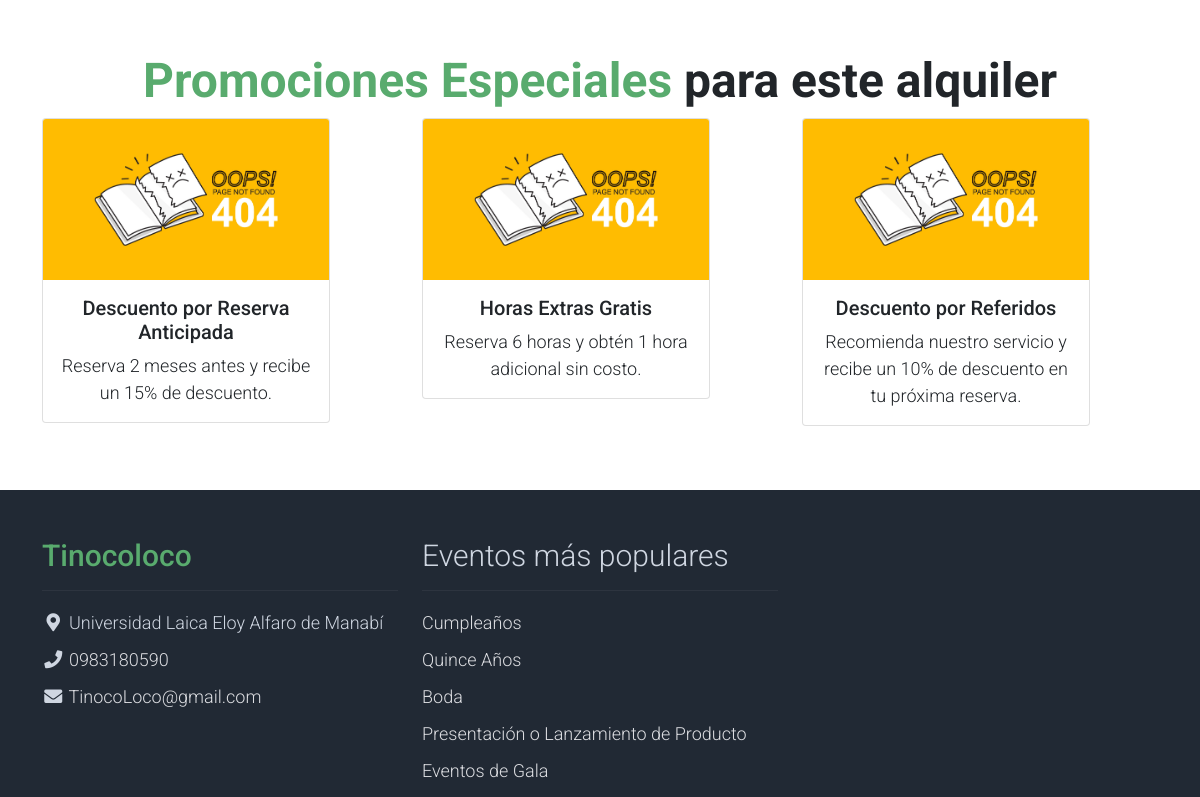
Page /alquileres/11/ (middle part) on the earlier database version.
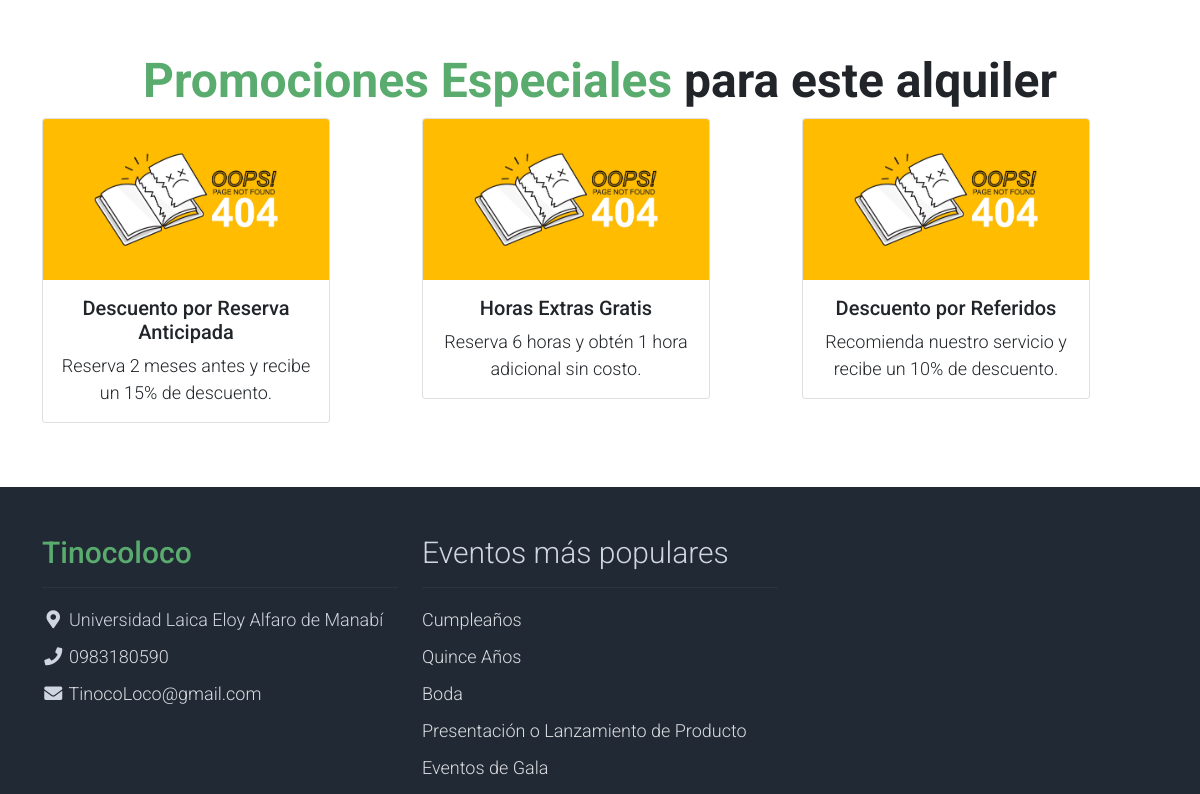
Same page on the later database version.
### alquileres/models/promocion.py (models this page shows, shortened)
class Promocion(models.Model):
    class Meta:
        verbose_name = "Promoción"
        verbose_name_plural = "Promociones"
    ESTADO_ALQUILER_CHOICES = [
        ("activo", "Activo"),
        ("caducado", "Caducado"),
    ]
    nombre_promocion = models.CharField(
        max_length=100, verbose_name="Nombre de la Promoción"
    )
    imagen = CloudinaryField("Imagen de la Promoción", null=True, blank=True)
    descripcion_promocion = models.CharField(
        max_length=100, verbose_name="Descripción de la Promoción"
    )
    valor_referencial_promo = models.FloatField(
        verbose_name="Valor Referencial de la Promoción"
    )
    tipo_promocion = models.CharField(max_length=100, verbose_name="Tipo de Promoción")
    porcentaje_promocion = models.IntegerField(verbose_name="Porcentaje de Promoción")
    fecha_vigencia = models.DateField(verbose_name="Fecha de Vigencia")
    fecha_caducidad = models.DateField(verbose_name="Fecha de Caducidad")
    estado_promocion = models.CharField(
        max_length=100,
        choices=ESTADO_ALQUILER_CHOICES,
        default="proximo",
        verbose_name="Estado de la Promoción",
    )

### negocio/models.py (models this page shows, shortened)
class ConfiguracionNegocio(models.Model):
    class Meta:
        verbose_name = "Configuración del Negocio"
        verbose_name_plural = "Configuraciones del Negocio"
    nombre = models.CharField(max_length=100, verbose_name="Nombre")
    logo = CloudinaryField("Logo", blank=True, null=True)
    direccion = models.CharField(max_length=200, verbose_name="Dirección")
    correo = models.EmailField(verbose_name="Correo Electrónico")
    telefono = models.CharField(max_length=15, verbose_name="Teléfono")
    pagina_web = models.URLField(blank=True, null=True, verbose_name="Página Web")
    red_social_facebook = models.URLField(
        blank=True, null=True, verbose_name="Red Social Facebook"
    )
    red_social_x = models.URLField(blank=True, null=True, verbose_name="Red Social X")
    red_social_instagram = models.URLField(
        blank=True, null=True, verbose_name="Red Social Instagram"
    )
    nombre_banco = models.CharField(max_length=50, verbose_name="Nombre del Banco")
    tipo_cuenta = models.CharField(max_length=20, verbose_name="Tipo de Cuenta")
    numero_cuenta = models.CharField(max_length=20, verbose_name="Número de Cuenta")
    objects = ConfiguracionNegocioManager()

### eventos/models/evento.py (models this page shows)
class Evento(models.Model):
    class Meta:
        verbose_name = 'Evento'
        verbose_name_plural = 'Eventos'
    nombre = models.CharField(max_length=100, default='Nombre del evento', verbose_name='Nombre')
    descripcion = models.CharField(max_length=500, default='Descripción del evento', verbose_name='Descripción')
    valor_referencial = models.FloatField(default=0.0, verbose_name='Valor Referencial')
    numero_horas_permitidas = models.IntegerField(default=0, verbose_name='Número de Horas Permitidas')
    valor_extra_hora = models.FloatField(default=0.0, verbose_name='Valor Extra por Hora')
    tipo_evento = models.ForeignKey(TipoEvento, on_delete=models.CASCADE, verbose_name='Tipo de Evento')
    def __str__(self) -> str:
        return f"{self.nombre}"

### alquileres/views.py (the view)
# urls.py: path("<int:id>/", views.alquiler_detalle, name="alquiler_detalle"),
def alquiler_detalle(request, id):
    alquiler = Alquiler.objects.filter(id=id).first()
    if not alquiler:
        messages.warning(request, "Alquiler no encontrado")
        return redirect("alquileres:alquileres")
    if request.method == "GET":
        fotos = alquiler.fotos.all()
        if not fotos:
            fotos = alquiler.evento.fotos.all()
        formulario = ConfirmarAlquilerFormulario(alquiler=alquiler)
        servicios_seleccionados = alquiler.servicios_reserva.select_related(
            "servicio"
        ).all()  # Optimized query
        foto_servicios = [
            (
                servicio.servicio.fotos.first().foto.url
                if servicio.servicio.fotos.exists()
                else None
            )
            for servicio in servicios_seleccionados
        ]
        evento = alquiler.evento
        servicios_with_fotos = zip(servicios_seleccionados, foto_servicios)
        promociones = alquiler.promociones.all()
        return render(
            request,
            "alquileres/detalle_alquiler.html",
            {
                "alquiler": alquiler,
                "fotos": fotos,
                "formulario": formulario,
                "servicios_with_fotos": servicios_with_fotos,
                "promociones": promociones,
                "evento": evento,
            },
        )

### alquileres/models/alquiler.py (called while the page is built)
    @property
    def costo_alquiler(self):
        costo = self.evento.valor_referencial
        for servicio_reserva in self.servicios_reserva.all():
            costo += servicio_reserva.servicio.valor_unidad * servicio_reserva.cantidad
        for promocion in self.promociones.all():
            costo -= (costo * promocion.porcentaje_promocion) / 100
        return costo

### core/contex_processors.py (called while the page is built)
def configuracion_negocio_context(request):
    return {"configuracion_negocio": ConfiguracionNegocio.objects.first()}

def eventos_mas_gustados_context(request):
    eventos_mas_gustados = Evento.objects.annotate(
        promedio_calificacion=Avg("calificacion_evento__calificacion")
    ).order_by("-promedio_calificacion")[:5]
    return {"eventos_mas_gustados": eventos_mas_gustados}

### alquileres/templates/alquileres/detalle_alquiler.html (shortened to what this page needs)
{% extends "alquileres/layout/base.html" %}
{% load static %}
{% block content %}
  {% load crispy_forms_tags %}
  <section class="py-5">
    <div class="container">
      <div class="row text-center pt-5">
      </div>
      <div class="row text-center pt-5">
        {% include 'core/components/utils/title.html' with titulo="Promociones Especiales" texto="para este alquiler" %}
        <div class="col-lg-12">
          <div class="row">
        {% if promociones %}
          {% for promocion in promociones %}
            <div class="col-md-4 mb-3">
          <div class="card" style="width: 18rem;">
            <img src="{% if promocion.imagen.url %} {{ promocion.imagen.url }} {% else %} {% static 'img/404.jpg' %} {% endif %}"
             class="card-img-top"
             alt="Imagen de promoción">
            <div class="card-body">
              <h5 class="card-title">{{ promocion.nombre_promocion }}</h5>
              <p class="card-text">{{ promocion.descripcion_promocion }}</p>
            </div>
          </div>
            </div>
          {% endfor %}
        {% else %}
          <p>No hay promociones especiales disponibles para este alquiler.</p>
        {% endif %}
          </div>
        </div>
      </div>
    </div>
  </section>
{% endblock %}

### alquileres/templates/alquileres/layout/base.html (shortened to what this page needs)
{% load static %}
<!DOCTYPE html>
<html lang="en">
{% include 'core/components/layout/head.html' %}
<body>
    {% block content %}
    {% endblock %}
    {% include 'core/components/layout/footer.html' %}
</body>
</html>

### core/templates/core/components/layout/head.html (shortened to what this page needs)
{% load static %}
<head>
    <link rel="stylesheet" href="{% static 'css/bootstrap.min.css' %}">
    <link rel="stylesheet" href="{% static 'css/templatemo.css' %}">
    <link rel="stylesheet" href="{% static 'css/custom.css' %}">
    <link rel="stylesheet" href="{% static 'css/fontawesome.min.css' %}">
</head>

### core/templates/core/components/utils/title.html
<h1 class="gradient-text text-success" style="font-size: 3rem; font-weight: bold; text-align: center;">
    {{ titulo }}
    <span class="break-line text-dark">
        {{ texto }}
    </span>
</h1>

### core/templates/core/components/utils/carrucel.html (shortened to what this page needs)
{% load static %}

### core/templates/core/components/layout/footer.html (shortened to what this page needs)
{% load static %}
<footer class="bg-dark" id="tempaltemo_footer">
    <div class="container">
        <div class="row">
            <div class="col-md-4 pt-5">
                <h2 class="h2 text-success border-bottom pb-3 border-light logo">{{ configuracion_negocio.nombre }}</h2>
                <ul class="list-unstyled text-light footer-link-list">
                    <li>
                        <i class="fas fa-map-marker-alt fa-fw"></i>
                        {{ configuracion_negocio.direccion }}
                    </li>
                    <li>
                        <i class="fa fa-phone fa-fw"></i>
                        <a class="text-decoration-none"
                           href="tel:{{ configuracion_negocio.telefono }}">{{ configuracion_negocio.telefono }}</a>
                    </li>
                    <li>
                        <i class="fa fa-envelope fa-fw"></i>
                        <a class="text-decoration-none"
                           href="mailto:{{ configuracion_negocio.correo }}">{{ configuracion_negocio.correo }}</a>
                    </li>
                </ul>
            </div>
            <div class="col-md-4 pt-5">
                <h2 class="h2 text-light border-bottom pb-3 border-light">Eventos más populares</h2>
                <ul class="list-unstyled text-light footer-link-list">
                    {% for evento in eventos_mas_gustados %}
                        <li>
                            <a class="text-decoration-none"
                               href="{% url 'eventos:evento_detalle' evento.id %}">{{ evento.nombre }}</a>
                        </li>
                    {% endfor %}
                </ul>
            </div>
        </div>
    </div>
</footer>

### static/css/templatemo.css (style rules this page uses)
body, ul, li, p, a, label, input, div { font-family: 'Roboto', sans-serif; font-size: 18px !important; font-weight: 300 !important; }
.h2 { font-family: 'Roboto', sans-serif; font-size: 30px !important; font-weight: 300; }
.logo { font-weight: 500 !important; }
.text-success { color: #59ab6e !important; }
.text-light { color: #cfd6e1 !important; }
.bg-dark { background-color: #212934 !important; }
#tempaltemo_footer a { color: #dcdde1; }
#tempaltemo_footer ul.footer-link-list li { padding-top: 10px; }
#tempaltemo_footer .border-light { border-color: #2d343f !important; }

Differences in the rows shown:
changed Promocion "Descuento por Referidos": descripcion_promocion "Recomienda nuestro servicio y recibe un 10% de descuento en tu próxima reserva." → "Recomienda nuestro servicio y recibe un 10% de descuento."
